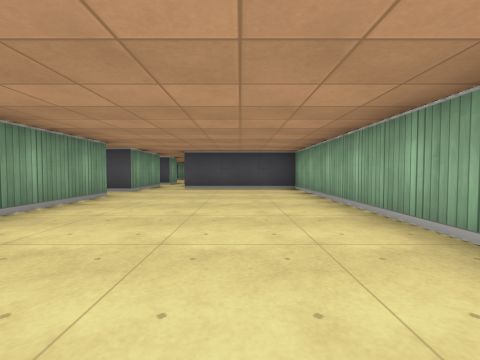
View 1 (above)

23 first-person views from a walk through a cub3D level. The camera is about half as high as the walls, tilts 2° down and sees 90° across. The floor is counted in squares. Each view is taken from the middle of a square. On the plan, view 1 faces up. The plan holds only what a view shows up to about 9 squares ahead; the rest is blank.

View 2
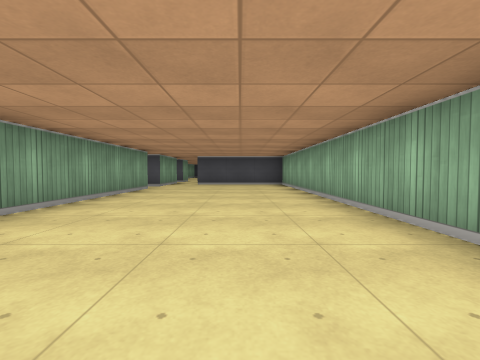

View 3
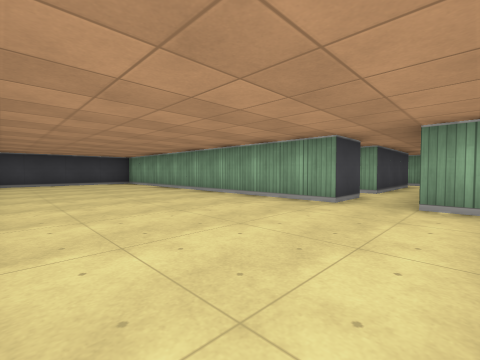

View 4
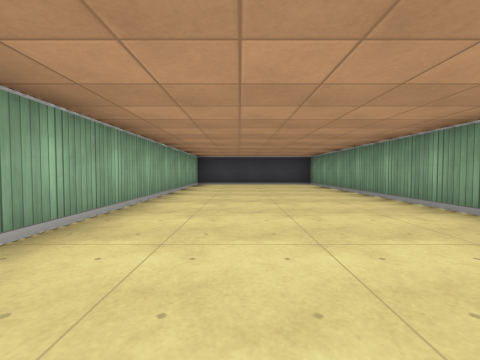

View 5
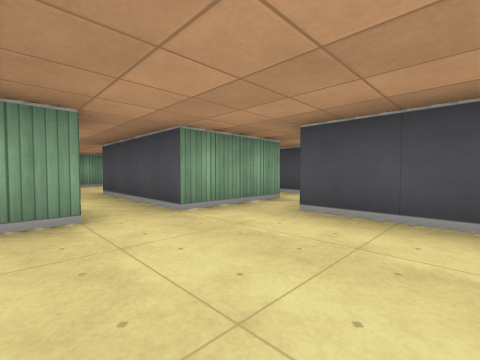

View 6
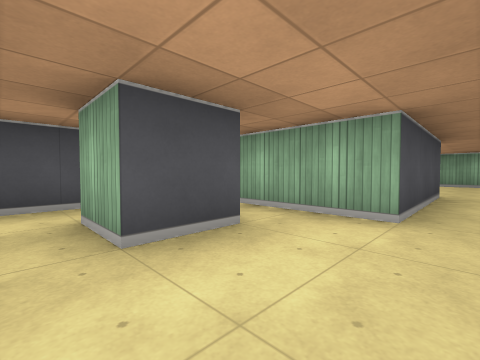

View 7
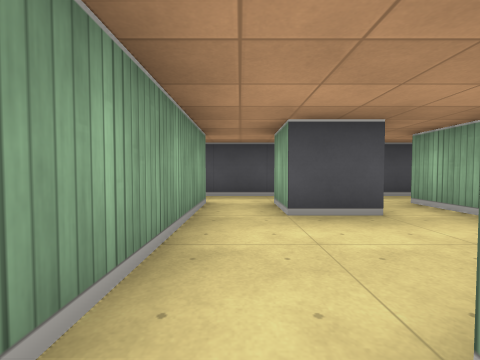

View 8
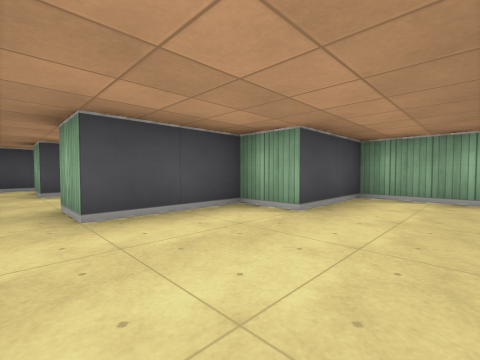

View 9
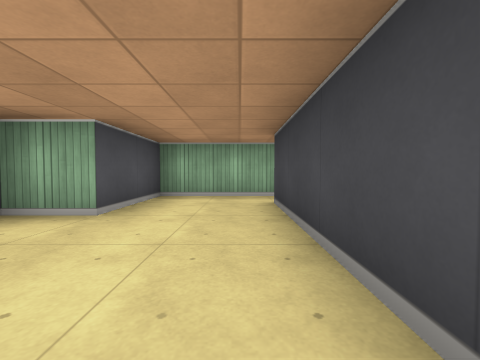

View 10
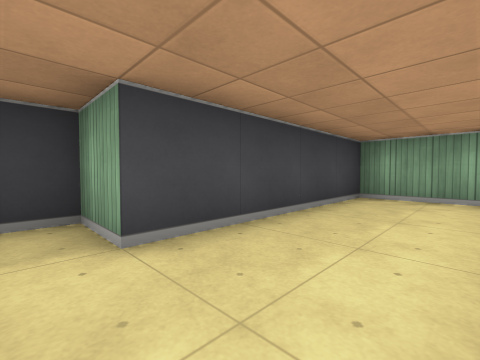

View 11
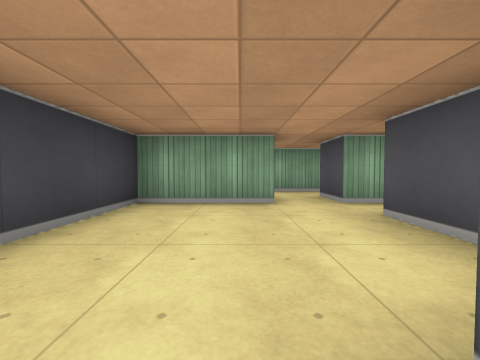

View 12
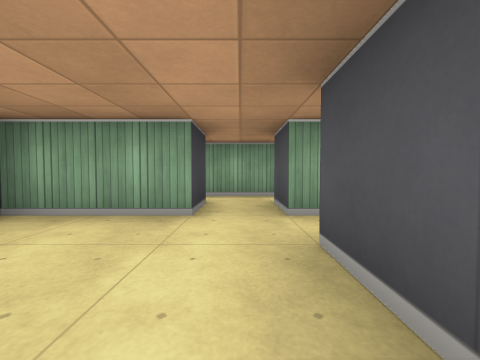

View 13
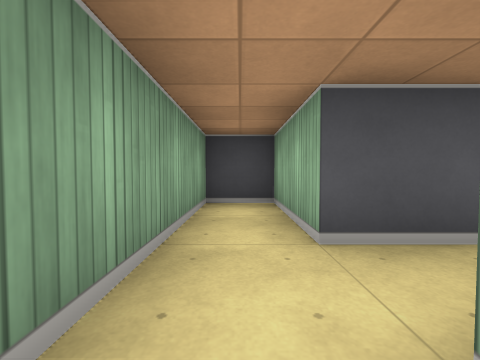

View 14
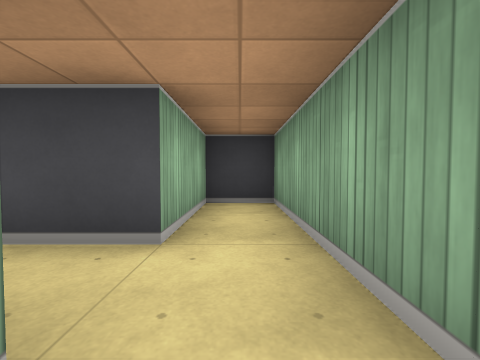

View 15
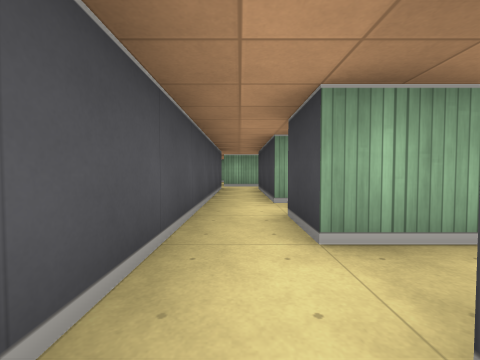

View 16
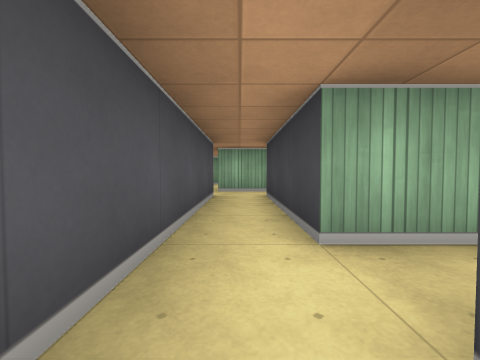

View 17
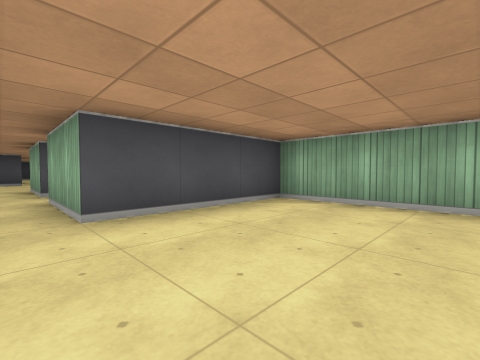

View 18
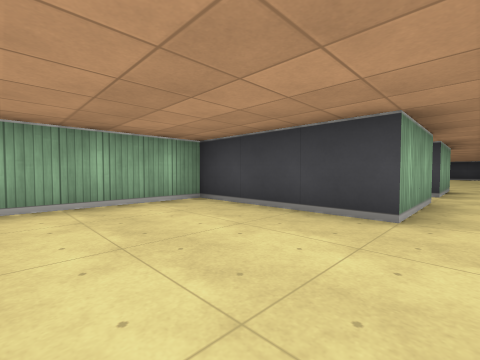

View 19
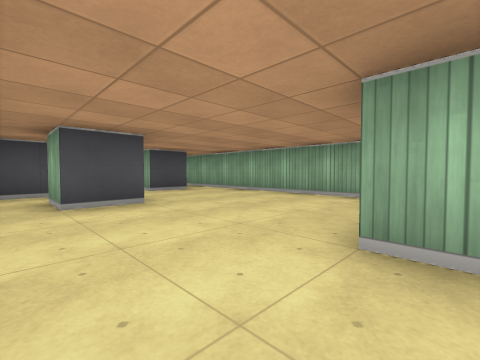

View 20
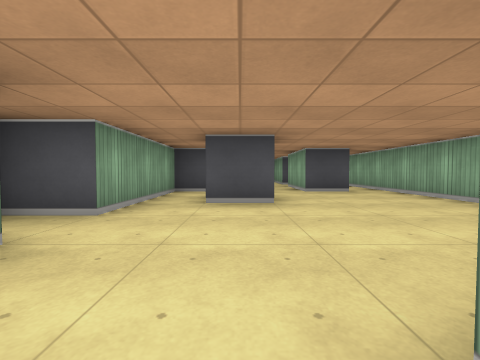

View 21
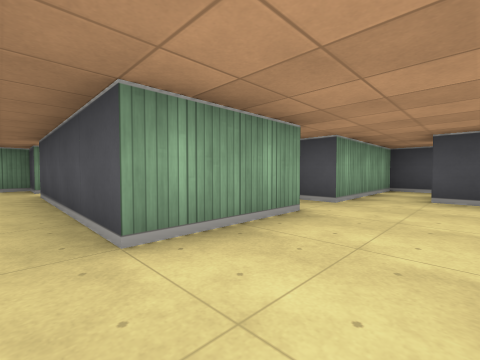

View 22
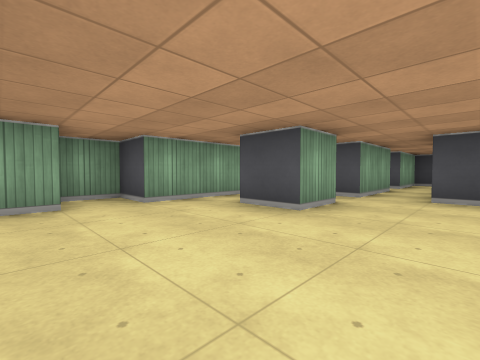

View 23
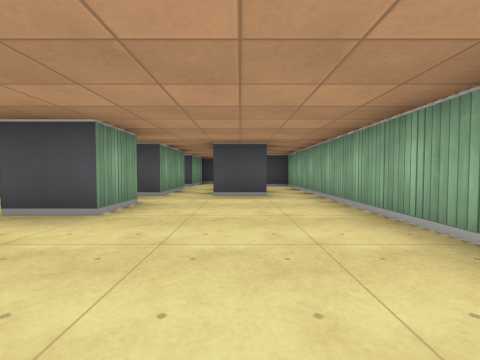

### Floor plan
Ten units are one square. View 1 is at (0, 0); x grows to the right and y downward. Boxes are objects, and circles mark ways between rooms. Rooms are numbered by the first view taken in them; rooms with no view inside come last. Other rooms are left out.
<svg viewBox="-110 -200 130 240">
<path fill="none" stroke="#000" d="M-36 -45 -25 -45 -25 35 15 35 15 -65 -15 -65 -15 -75M-55 -45 -45 -45 -45 -41M-25 -75 -25 -55 -55 -55M-64 -65 -75 -65 -75 -75 -65 -75M-75 -45 -55 -45M-55 -55 -55 -75M-85 -75 -85 -45M-54 -85 -88 -85M-35 -2 -35 -25 -55 -25 -55 -35 -75 -35 -75 -45M-95 -25 -85 -25 -85 -5 -45 -5 -45 5 -39 5M-85 -45 -85 -35 -95 -35M-95 -35 -95 -55 -105 -55 -105 -5 -95 -5 -95 -25M-15 -156 -15 -145 -25 -145 -25 -155M-15 -165 -35 -165 -35 -135 -45 -135 -45 -126M-35 -126 -35 -105M6 -165 -5 -165M-15 -105 -15 -115 15 -115 15 -165M-35 -105 -75 -105M-25 -90 -25 -85M-85 -105 -95 -105 -95 -100M-15 -95 -15 -105M-55 -75 -25 -75M-25 -85 -54 -85M-15 -75 -15 -85M15 -165 15 -195 -5 -195"/>
<circle cx="-50" cy="-50" r="3" fill="#2a7"/>
<circle cx="-20" cy="-70" r="3" fill="#2a7"/>
<circle cx="-80" cy="-40" r="3" fill="#2a7"/>
<circle cx="-50" cy="-80" r="3" fill="#2a7"/>
<circle cx="-90" cy="-30" r="3" fill="#2a7"/>
<circle cx="-25" cy="-110" r="3" fill="#2a7"/>
<circle cx="10" cy="-175" r="3" fill="#2a7"/>
<circle cx="-20" cy="-90" r="3" fill="#2a7"/>
<text x="-10" y="-20">1</text>
<text x="-70" y="-60">2</text>
<text x="-60" y="-20">3</text>
<text x="-100" y="-30">4</text>
<text x="-10" y="-140">5</text>
<text x="-50" y="-100">6</text>
<text x="-40" y="-80">7</text>
<text x="10" y="-180">8</text>
</svg>
Room 1 opens to room 2. Room 1 opens to room 7. Room 2 opens to room 3. Room 2 opens to room 7. Room 3 opens to room 4. Room 5 opens to room 6. Room 5 opens to room 8. Room 6 opens to room 7.

Where each view was taken, in squares from view 1:
view 1: 0 up, 0 right, facing up
view 2: 2 down, 0 right, facing up
view 3: 6 up, 1 right, facing down-left
view 4: 5 up, 0 right, facing down
view 5: 4 up, 0 right, facing up-left
view 6: 5 up, 8 left, facing up-right
view 7: 4 up, 8 left, facing up
view 8: 1 up, 8 left, facing up-right
view 9: 1 up, 8 left, facing right
view 10: 2 up, 4 left, facing down-left
view 11: 2 up, 5 left, facing left
view 12: 3 up, 6 left, facing left
view 13: 2 up, 10 left, facing up
view 14: 4 up, 10 left, facing down
view 15: 8 up, 9 left, facing right
view 16: 8 up, 7 left, facing right
view 17: 4 up, 2 left, facing up-right
view 18: 14 up, 2 left, facing down-right
view 19: 11 up, 3 left, facing up-right
view 20: 11 up, 2 left, facing up
view 21: 10 up, 2 left, facing up-left
view 22: 12 up, 0 right, facing up-left
view 23: 12 up, 0 right, facing up
